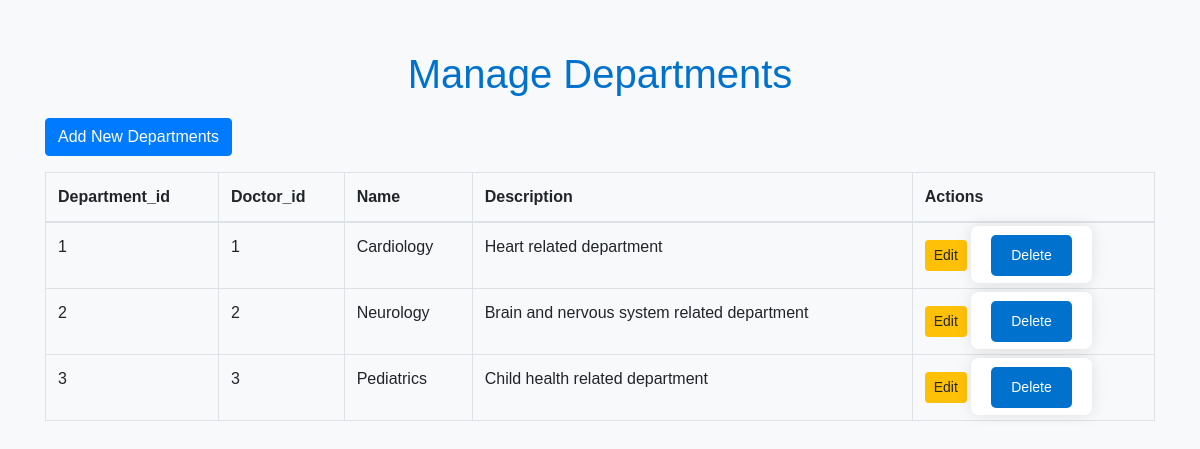
Page /manage.php?entity=departments (signed in) on the committed database.
### tables this page shows
CREATE TABLE `departments` (
  `department_id` int(11) NOT NULL,
  `doctor_id` int(11) DEFAULT NULL,
  `name` varchar(100) DEFAULT NULL,
  `description` varchar(200) DEFAULT NULL
);

### manage.php (the view, shortened to what this page needs)
<?php
$host = 'localhost';
$db = 'hospital_management_system';
$user = 'root';
$pass = '';
$entity = $_GET['entity'] ?? 'doctors';
try {
    $pdo = new PDO("mysql:host=$host;dbname=$db", $user, $pass);
    $pdo->setAttribute(PDO::ATTR_ERRMODE, PDO::ERRMODE_EXCEPTION);
    $columns = [];
    $results = [];
    $stmt = $pdo->query("SHOW KEYS FROM `$entity` WHERE Key_name = 'PRIMARY'");
    $primaryKey = $stmt->fetch(PDO::FETCH_ASSOC)['Column_name'];
    $stmt = $pdo->query("SELECT * FROM `$entity`");
    $results = $stmt->fetchAll(PDO::FETCH_ASSOC);
    if ($results) {
        $columns = array_keys($results[0]);
    }
} catch (PDOException $e) {
    echo "Database Error: " . $e->getMessage();
} catch (Exception $e) {
    echo "Error: " . $e->getMessage();
}
?>
<!DOCTYPE html>
<html lang="en">
<head>
    <link href="https://stackpath.bootstrapcdn.com/bootstrap/4.5.2/css/bootstrap.min.css" rel="stylesheet">
    <link href="styles.css" rel="stylesheet">
</head>
<body>
    <div class="container">
        <h1>Manage <?= htmlspecialchars(ucfirst($entity)) ?></h1>
        <a href="form.php?entity=<?= htmlspecialchars($entity) ?>" class="btn btn-primary">Add New <?= htmlspecialchars(ucfirst($entity)) ?></a>
        <table class="table table-bordered mt-3">
            <thead>
                <tr>
                    <?php if ($columns): ?>
                        <?php foreach ($columns as $column): ?>
                            <th><?= htmlspecialchars(ucfirst($column)) ?></th>
                        <?php endforeach; ?>
                        <th>Actions</th>
                    <?php endif; ?>
                </tr>
            </thead>
            <tbody>
                <?php if ($results): ?>
                    <?php foreach ($results as $row): ?>
                        <tr>
                            <?php foreach ($row as $value): ?>
                                <td><?= htmlspecialchars($value) ?></td>
                            <?php endforeach; ?>
                            <td>
                                <a href="form.php?entity=<?= htmlspecialchars($entity) ?>&id=<?= htmlspecialchars($row[$primaryKey]) ?>" class="btn btn-sm btn-warning">Edit</a>
                                <form action="manage.php?entity=<?= htmlspecialchars($entity) ?>" method="post" style="display:inline;">
                                    <button type="submit" class="btn btn-sm btn-danger" onclick="return confirm('Are you sure you want to delete this item?');">Delete</button>
                                </form>
                            </td>
                        </tr>
                    <?php endforeach; ?>
                <?php else: ?>
                    <tr>
                        <td colspan="<?= count($columns) + 1 ?>">No records found.</td>
                    </tr>
                <?php endif; ?>
            </tbody>
        </table>
    </div>
</body>
</html>

### styles.css (style rules this page uses)
body { font-family: Arial, sans-serif; background-color: #f8f9fa; color: #343a40; margin: 0; padding: 0; }
h1 { color: #0072ce; margin-bottom: 20px; text-align: center; font-size: 2.5rem; }
.container { margin-top: 50px; }
form { background: #ffffff; padding: 20px; border-radius: 8px; box-shadow: 0 0 15px rgba(0, 0, 0, 0.1); }
input[type="submit"], button[type="submit"] { background-color: #0072ce; color: #fff; padding: 10px 20px; border: none; border-radius: 5px; cursor: pointer; transition: background-color 0.3s; }
a { color: #0072ce; text-decoration: none; }

### rows in the picture
departments: value "1", name "Cardiology", description "Heart related department"
departments: value "2", name "Neurology", description "Brain and nervous system related department"
departments: value "3", name "Pediatrics", description "Child health related department"

### other values in the picture
$entity "Departments"
$column "Department_id"
$column "Doctor_id"
$column "Name"
$column "Description"
